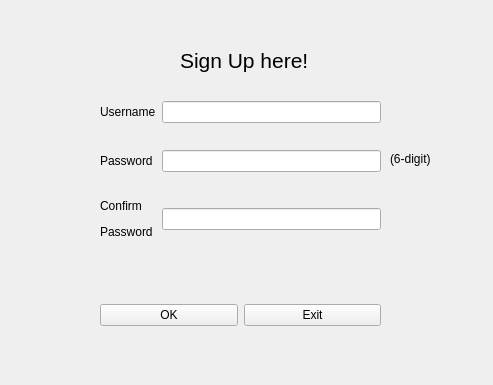
<?xml version="1.0" encoding="UTF-8"?>
<ui version="4.0">
 <class>Signup</class>
 <widget class="QWidget" name="Signup">
  <property name="geometry">
   <rect>
    <x>0</x>
    <y>0</y>
    <width>493</width>
    <height>385</height>
   </rect>
  </property>
  <property name="windowTitle">
   <string>Form</string>
  </property>
  <widget class="QWidget" name="horizontalLayoutWidget">
   <property name="geometry">
    <rect>
     <x>100</x>
     <y>290</y>
     <width>281</width>
     <height>51</height>
    </rect>
   </property>
   <layout class="QHBoxLayout" name="horizontalLayout">
    <item>
     <widget class="QPushButton" name="pushButton">
      <property name="text">
       <string>OK</string>
      </property>
     </widget>
    </item>
    <item>
     <widget class="QPushButton" name="pushButton_3">
      <property name="text">
       <string>Exit</string>
      </property>
     </widget>
    </item>
   </layout>
  </widget>
  <widget class="QLabel" name="label_3">
   <property name="geometry">
    <rect>
     <x>180</x>
     <y>30</y>
     <width>141</width>
     <height>61</height>
    </rect>
   </property>
   <property name="text">
    <string>&lt;html&gt;&lt;head/&gt;&lt;body&gt;&lt;p&gt;&lt;span style=&quot; font-size:16pt;&quot;&gt;Sign Up here!&lt;/span&gt;&lt;/p&gt;&lt;/body&gt;&lt;/html&gt;</string>
   </property>
  </widget>
  <widget class="QWidget" name="gridLayoutWidget">
   <property name="geometry">
    <rect>
     <x>100</x>
     <y>80</y>
     <width>281</width>
     <height>181</height>
    </rect>
   </property>
   <layout class="QGridLayout" name="gridLayout">
    <item row="1" column="1">
     <widget class="QLineEdit" name="lineEdit"/>
    </item>
    <item row="1" column="0">
     <widget class="QLabel" name="label">
      <property name="text">
       <string>Username</string>
      </property>
     </widget>
    </item>
    <item row="2" column="1">
     <widget class="QLineEdit" name="lineEdit_2">
      <property name="echoMode">
       <enum>QLineEdit::Password</enum>
      </property>
     </widget>
    </item>
    <item row="2" column="0">
     <widget class="QLabel" name="label_2">
      <property name="text">
       <string>Password</string>
      </property>
     </widget>
    </item>
    <item row="3" column="0">
     <widget class="QLabel" name="label_4">
      <property name="text">
       <string>&lt;html&gt;&lt;head/&gt;&lt;body&gt;&lt;p&gt;Confirm&lt;/p&gt;&lt;p&gt;Password&lt;/p&gt;&lt;/body&gt;&lt;/html&gt;</string>
      </property>
     </widget>
    </item>
    <item row="3" column="1">
     <widget class="QLineEdit" name="lineEdit_3">
      <property name="echoMode">
       <enum>QLineEdit::Password</enum>
      </property>
     </widget>
    </item>
   </layout>
  </widget>
  <widget class="QLabel" name="label_5">
   <property name="geometry">
    <rect>
     <x>390</x>
     <y>150</y>
     <width>67</width>
     <height>17</height>
    </rect>
   </property>
   <property name="text">
    <string>(6-digit)</string>
   </property>
  </widget>
 </widget>
 <resources/>
 <connections>
  <connection>
   <sender>pushButton_3</sender>
   <signal>clicked()</signal>
   <receiver>Signup</receiver>
   <slot>back_to_login()</slot>
   <hints>
    <hint type="sourcelabel">
     <x>323</x>
     <y>318</y>
    </hint>
    <hint type="destinationlabel">
     <x>306</x>
     <y>361</y>
    </hint>
   </hints>
  </connection>
  <connection>
   <sender>pushButton</sender>
   <signal>clicked()</signal>
   <receiver>Signup</receiver>
   <slot>add_user()</slot>
   <hints>
    <hint type="sourcelabel">
     <x>180</x>
     <y>318</y>
    </hint>
    <hint type="destinationlabel">
     <x>161</x>
     <y>354</y>
    </hint>
   </hints>
  </connection>
 </connections>
 <slots>
  <slot>back_to_login()</slot>
  <slot>add_user()</slot>
 </slots>
</ui>
